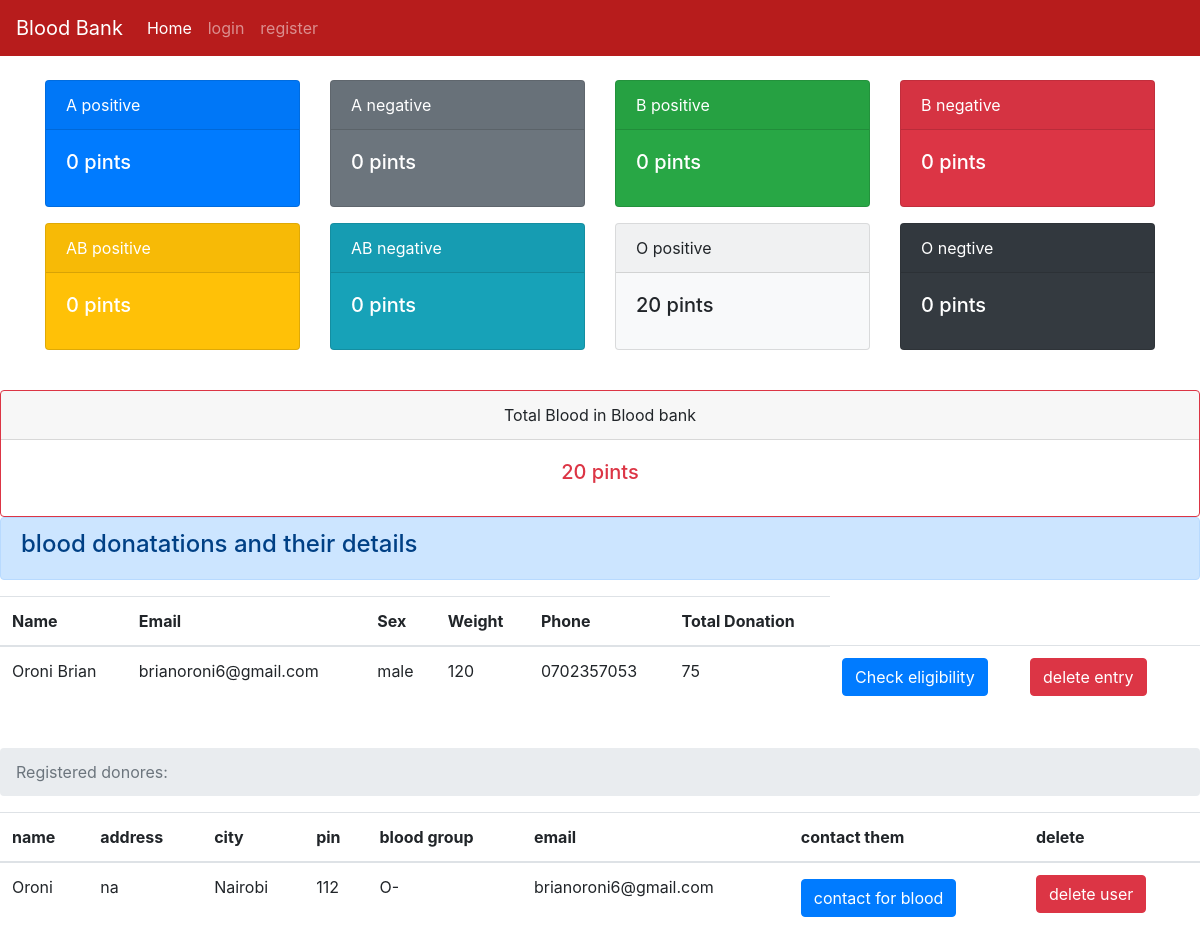
/dashboard, run on the app's committed database.
### tables this page shows
CREATE TABLE blood (id INTEGER PRIMARY KEY AUTOINCREMENT,lastdonation TEXT,frequency TEXT,totaldonation TEXT,monthssincefirst TEXT, type TEXT, donorname TEXT, donorsex TEXT, qty TEXT, dweight TEXT, donoremail TEXT, phone TEXT);

CREATE TABLE users (lastdonation TEXT,frequency TEXT,totaldonation INTEGER,monthssincefirst TEXT,name TEXT, addr TEXT, city TEXT, pin TEXT, bg TEXT,email TEXT UNIQUE, pass TEXT);

### app.py (the view)
@app.route('/dashboard')
def dashboard():
    totalblood = 0
    con = sqlite3.connect('database.db')
    con.row_factory = sqlite3.Row
    cur = con.cursor()
    cur.execute("select * from blood")
    rows = cur.fetchall()
    for row in rows:
        number = re.sub(r"\D", "", (row['qty']))
        totalblood += int(number)
    cur.execute("select * from users")
    users = cur.fetchall()
    Apositive = 0
    Opositive = 0
    Bpositive = 0
    Anegative = 0
    Onegative = 0
    Bnegative = 0
    ABpositive = 0
    ABnegative = 0
    print(rows)
    cur.execute("select * from blood where type=?", ('A+', ))
    type = cur.fetchall()
    for a in type:
        number = re.sub(r"\D", "", (row['qty']))
        Apositive += int(number)
    cur.execute("select * from blood where type=?", ('A-', ))
    type = cur.fetchall()
    for a in type:
        number = re.sub(r"\D", "", (row['qty']))
        Anegative += int(number)
    cur.execute("select * from blood where type=?", ('O+', ))
    type = cur.fetchall()
    for a in type:
        number = re.sub(r"\D", "", (row['qty']))
        Opositive += int(number)
    cur.execute("select * from blood where type=?", ('O-', ))
    type = cur.fetchall()
    for a in type:
        number = re.sub(r"\D", "", (row['qty']))
        Onegative += int(number)
    cur.execute("select * from blood where type=?", ('B+', ))
    type = cur.fetchall()
    for a in type:
        number = re.sub(r"\D", "", (row['qty']))
        Bpositive += int(number)
    cur.execute("select * from blood where type=?", ('B-', ))
    type = cur.fetchall()
    for a in type:
        number = re.sub(r"\D", "", (row['qty']))
        Bnegative += int(number)
    cur.execute("select * from blood where type=?", ('AB+', ))
    type = cur.fetchall()
    for a in type:
        number = re.sub(r"\D", "", (row['qty']))
        ABpositive += int(number)
    cur.execute("select * from blood where type=?", ('AB-', ))
    type = cur.fetchall()
    for a in type:
        number = re.sub(r"\D", "", (row['qty']))
        ABnegative += int(number)
    bloodtypestotal = {
        'apos': Apositive,
        'aneg': Anegative,
        'opos': Opositive,
        'oneg': Onegative,
        'bpos': Bpositive,
        'bneg': Bnegative,
        'abpos': ABpositive,
        'abneg': ABnegative
    }
    return render_template("requestdonors.html",
                           rows=rows,
                           totalblood=totalblood,
                           users=users,
                           bloodtypestotal=bloodtypestotal)

### templates/requestdonors.html (shortened to what this page needs)
<!doctype html> {% extends "base.html" %} {% block content %}
<br>
<div class="container">
    <div class="row">
        <div class="col">
            <div class="card text-white bg-primary mb-3" style="max-width: 18rem;">
                <div class="card-header">A positive</div>
                <div class="card-body">
                    <h5 class="card-title"><span class='numscroller' data-min='1' data-max='{{bloodtypestotal.apos}}' data-delay='5' data-increment='10'>{{bloodtypestotal.apos}}</span> pints</h5>
                </div>
            </div>
        </div>
        <div class="col">
            <div class="card text-white bg-secondary mb-3" style="max-width: 18rem;">
                <div class="card-header">A negative</div>
                <div class="card-body">
                    <h5 class="card-title"><span class="count"><span class='numscroller' data-min='1' data-max='{{bloodtypestotal.aneg}}' data-delay='5' data-increment='10'>{{bloodtypestotal.aneg}}</span></span> pints</h5>
                </div>
            </div>
        </div>
        <div class="col">
            <div class="card text-white bg-success mb-3" style="max-width: 18rem;">
                <div class="card-header">B positive</div>
                <div class="card-body">
                    <h5 class="card-title"><span class='numscroller' data-min='1' data-max='{{bloodtypestotal.bpos}}' data-delay='5' data-increment='10'>{{bloodtypestotal.bpos}}</span> pints</h5>
                </div>
            </div>
        </div>
        <div class="col">
            <div class="card text-white bg-danger mb-3" style="max-width: 18rem;">
                <div class="card-header">B negative</div>
                <div class="card-body">
                    <h5 class="card-title"><span class='numscroller' data-min='1' data-max='{{bloodtypestotal.bneg}}' data-delay='5' data-increment='10'>{{bloodtypestotal.bneg}}</span> pints</h5>
                </div>
            </div>
        </div>
        <div class="col">
            <div class="card text-white bg-warning mb-3" style="max-width: 18rem;">
                <div class="card-header">AB positive</div>
                <div class="card-body">
                    <h5 class="card-title"><span class='numscroller' data-min='1' data-max='{{bloodtypestotal.abpos}}' data-delay='5' data-increment='10'>{{bloodtypestotal.abpos}}</span> pints</h5>
                </div>
            </div>
        </div>
        <div class="col">
            <div class="card text-white bg-info mb-3" style="max-width: 18rem;">
                <div class="card-header">AB negative</div>
                <div class="card-body">
                    <h5 class="card-title"><span class="count"><span class='numscroller' data-min='1' data-max='{{bloodtypestotal.abneg}}' data-delay='5' data-increment='10'>{{bloodtypestotal.abneg}}</span></span> pints</h5>
                </div>
            </div>
        </div>
        <div class="col">
            <div class="card bg-light mb-3" style="max-width: 18rem;">
                <div class="card-header">O positive</div>
                <div class="card-body">
                    <h5 class="card-title"><span class="count"><span class='numscroller' data-min='1' data-max='{{bloodtypestotal.opos}}' data-delay='5' data-increment='10'>{{bloodtypestotal.opos}}</span> pints</h5>
                </div>
            </div>
        </div>
        <div class="col">
            <div class="card text-white bg-dark mb-3" style="max-width: 18rem;">
                <div class="card-header">O negtive</div>
                <div class="card-body">
                    <h5 class="card-title"><span class="count"><span class='numscroller' data-min='1' data-max='{{bloodtypestotal.oneg}}' data-delay='5' data-increment='10'>{{bloodtypestotal.oneg}}</span> pints</h5>
                </div>
            </div>
        </div>
    </div>
</div>
<br>
<div class="card border-danger text-center">
    <div class="card-header">Total Blood in Blood bank</div>
    <div class="card-body text-danger">
        <h5 class="card-title"><span class='numscroller' data-min='1' data-max='{{totalblood}}' data-delay='5' data-increment='10'>{{totalblood}}</span> pints</h5>
    </div>
</div>
<div class="alert alert-primary" role="alert">
    <h4>blood donatations and their details</h4>
</div>
<table class="table">
    <thead>
        <tr>
            <th scope="col">Name</th>
            <th scope="col">Email</th>
            <th scope="col">Sex</th>
            <th scope="col">Weight</th>
            <th scope="col">Phone</th>
            <th scope="col">Total Donation</th>
        </tr>
        {% for row in rows %}
    </thead>
    <tbody>
        <tr>
            <td>{{row["donorname"]}}</td>
            <td>{{ row["donoremail"]}}</td>
            <td>{{row['donorsex']}}</td>
            <td>{{row['dweight']}}</td>
            <td>{{row['phone']}}</td>
            <td>
                {{row['totaldonation']}}
            </td>
            <td>
                <div class="row">
                    <div class="col">
                        <form action="{{url_for('editdonor',id=row['id'])}}" method="GET">
                            <input type="submit" class="btn btn-primary" name="button" value="Check eligibility" />
                        </form>
                    </div>
                    <div class="col">
                        <form action="{{url_for('deletebloodentry',id=row['id'])}}" method="GET">
                            <input type="submit" name="button" class="btn btn-danger" value="delete entry" />
                        </form>
                    </div>
                </div>
            </td>
        </tr>
    </tbody>
    {% endfor %}
</table>
<br>
<nav aria-label="breadcrumb">
    <ol class="breadcrumb">
        <li class="breadcrumb-item active" aria-current="page"> Registered donores:</li>
    </ol>
</nav>
<table class="table">
    <thead>
        <tr>
            <th scope="col">name</th>
            <th scope="col">address</th>
            <th scope="col">city</th>
            <th scope="col">pin</th>
            <th scope="col">blood group</th>
            <th scope="col">email</th>
            <th scope="col">contact them</th>
            <th scope="col">delete</th>
        </tr>
    </thead>
    {% for r in users %}
    <tr>
        <td>{{r["name"]}}</td>
        <td>{{r["addr"]}}</td>
        <td> {{ r["city"]}}</td>
        <td>{{r['pin']}}</td>
        <td>{{r['bg']}}</td>
        <td>{{r['email']}}</td>
        <td><button type="button" class="btn btn-primary mt-1" data-toggle="modal" data-target="#exampleModalCenter">
    contact for blood
  </button>
        </td>
        <td><a href="{{url_for('deleteuser',useremail=r['email'])}}" class="btn btn-danger">delete user</a></td>
    </tr>
    {% endfor %} {% endblock %}

### templates/base.html (shortened to what this page needs)
<html>
<head>
  <link rel="stylesheet" href="https://stackpath.bootstrapcdn.com/bootstrap/4.1.3/css/bootstrap.min.css">
</head>
<body>
  {% if session['admin'] == True %}
  <nav class="navbar navbar-expand-lg navbar-dark" style="background-color: #b71c1c;">
    <button class="navbar-toggler" type="button" data-toggle="collapse" data-target="#navbarSupportedContent" aria-controls="navbarSupportedContent" aria-expanded="false" aria-label="Toggle navigation">
      <span class="navbar-toggler-icon"></span>
    </button>
    <div class="navbar" id="navbarNav">
      <a class="navbar-brand" href="/">Blood Bank</a>
      <ul class="navbar-nav mr-auto">
        <li class="nav-item active">
          <a class="nav-link" href="/">Home <span class="sr-only">(current)</span></a>
        </li>
        <li class="nav-item">
          <a class="nav-link" href="/dashboard">Dashboard</a>
        </li>
        <li class="nav-item">
          <a class="nav-link" href="/bloodbank">add blood</a>
        </li>
      </ul>
      <ul class="navbar-nav ml-auto">
        <li class="nav-item">
          <a class="nav-link" href="{{url_for('logout')}}">logout</a>
        </li>
      </ul>
    </div>
  </nav>
  {%else%}
  <nav class="navbar navbar-expand-lg navbar-dark" style="background-color: #b71c1c;">
    <div class="collapse navbar-collapse" id="navbarNav">
      <a class="navbar-brand" href="/">Blood Bank</a>
      <ul class="navbar-nav mr-auto">
        <li class="nav-item active">
          <a class="nav-link" href="/">Home <span class="sr-only">(current)</span></a>
        </li>
        <li class="nav-item">
          <a class="nav-link" href="/login">login</a>
        </li>
        <li class="nav-item">
          <a class="nav-link" href="{{url_for('add')}}">register</a>
        </li>
      </ul>
    </div>
  </nav>
  {%endif%}
  {% block content %}
  {% endblock %}
</body>
</html>

### data on the page
blood: donorname "Oroni Brian", donoremail "brianoroni6@gmail.com", donorsex "male", dweight "120", phone "0702357053", totaldonation "75"
users: name "Oroni", addr "na", city "Nairobi", pin "112", bg "O-", email "brianoroni6@gmail.com"

### other printed values
{{ bloodtypestotal.apos }} "0"
{{ bloodtypestotal.aneg }} "0"
{{ bloodtypestotal.bpos }} "0"
{{ bloodtypestotal.bneg }} "0"
{{ bloodtypestotal.abpos }} "0"
{{ bloodtypestotal.abneg }} "0"
{{ bloodtypestotal.opos }} "20"
{{ bloodtypestotal.oneg }} "0"
{{ totalblood }} "20"
